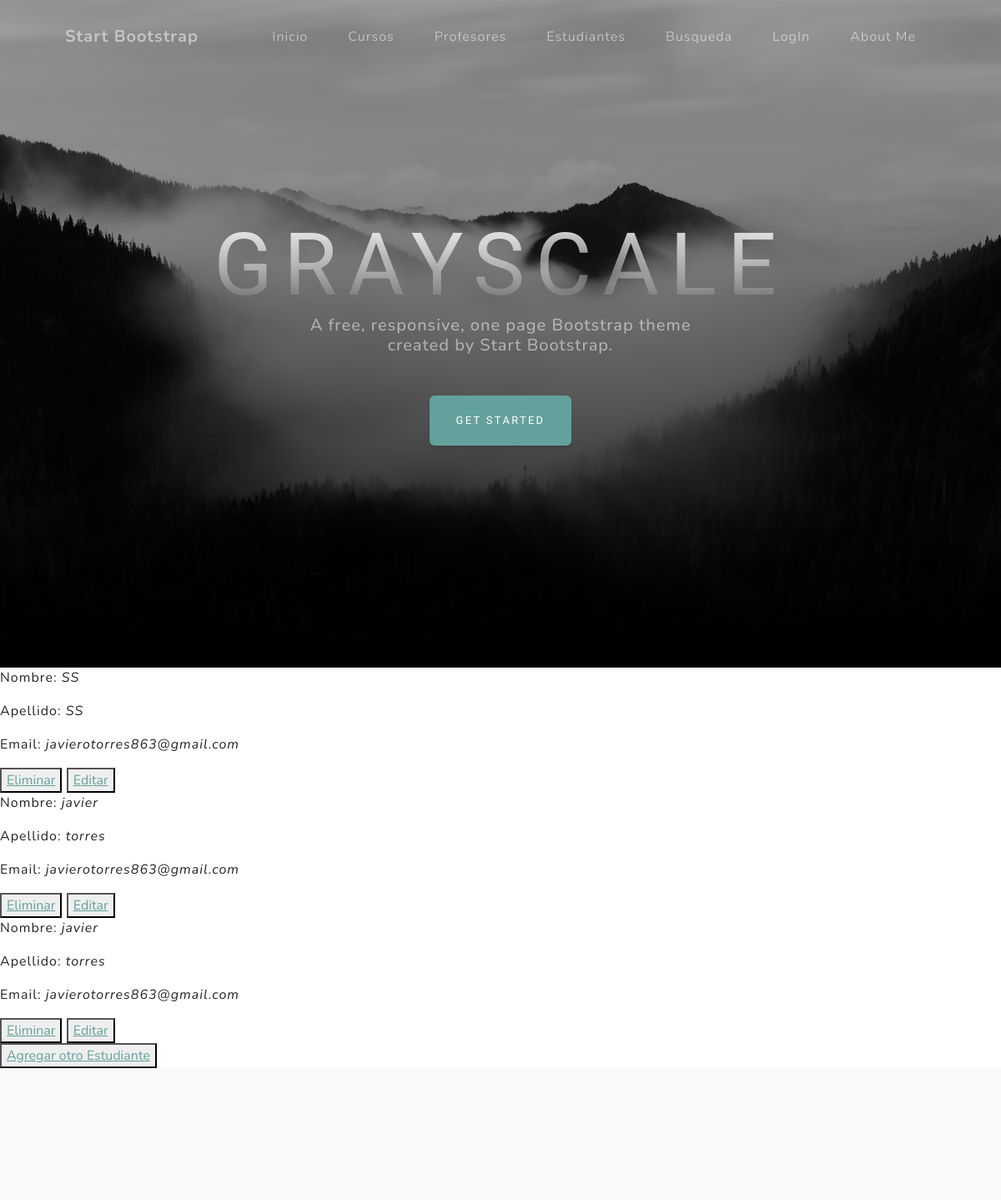
Page /AppCoder/estudiante/lista/ (upper part) on the earlier database version.
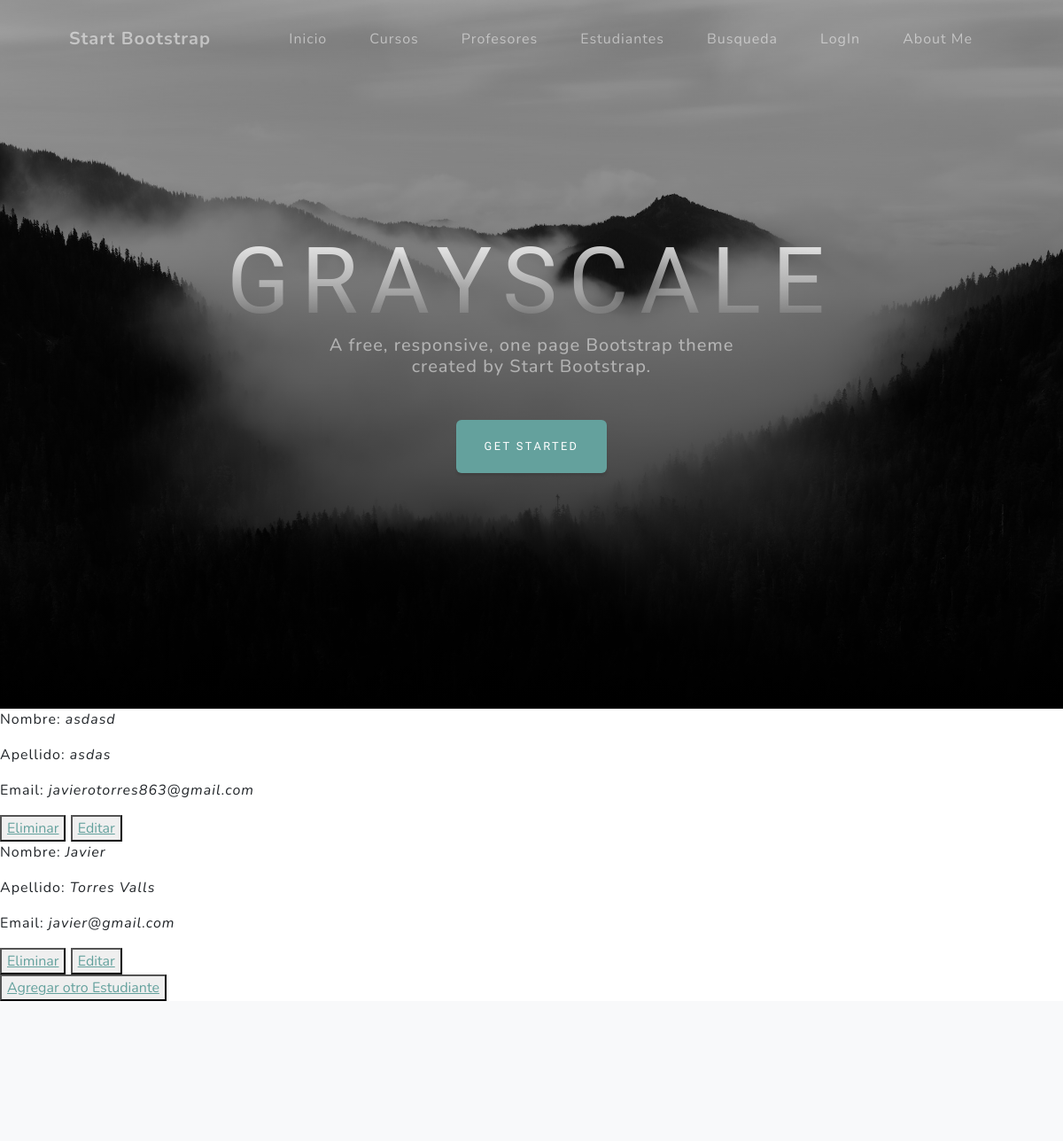
Same page on the later database version.
### AppCoder/models.py (models this page shows, shortened)
class Estudiante(models.Model):
    nombre = models.CharField(max_length=30)
    apellido = models.CharField(max_length=30)
    email = models.EmailField()

### AppCoder/views_clases.py (the view)
# urls.py: path('estudiante/lista/', views_clases.EstudianteListView.as_view(), name='EstudianteList'),
class EstudianteListView(ListView):
    model = Estudiante
    context_object_name = "estudiantes"
    template_name = "appCoder/Vistas_Clases/estudiantes_list.html"

### AppCoder/templates/appcoder/Vistas_Clases/estudiantes_list.html (shortened to what this page needs)
<!DOCTYPE html>
<html lang="en">
<head>
</head>
<body>
    {% extends "AppCoder/index.html" %}
    {%load static %}
    {%block quecambia %}
    {% for p in estudiantes %}
    <p>Nombre: <i>{{ p.nombre }}</i></p>
    <p>Apellido: <i>{{ p.apellido }}</i></p>
    <p>Email: <i>{{ p.email }}</i></p>
    <button>
        <a href="{% url 'EstudianteDelete' p.id %}"> Eliminar</a>
    </button>
    <button>
        <a href="{% url 'EstudianteEdit' p.id %}">Editar</a>
    </button>
{% endfor %}
<br>
<button>
<a href="{% url 'New' %}">Agregar otro Estudiante</a>
</button>
    {%endblock%}

Differences in the rows shown:
removed Estudiante: nombre "SS", apellido "SS", email "javierotorres863@gmail.com"
removed Estudiante: nombre "javier", apellido "torres", email "javierotorres863@gmail.com"
removed Estudiante: nombre "javier", apellido "torres", email "javierotorres863@gmail.com"
added Estudiante: nombre "asdasd", apellido "asdas", email "javierotorres863@gmail.com"
added Estudiante: nombre "Javier", apellido "Torres Valls", email "javier@gmail.com"
